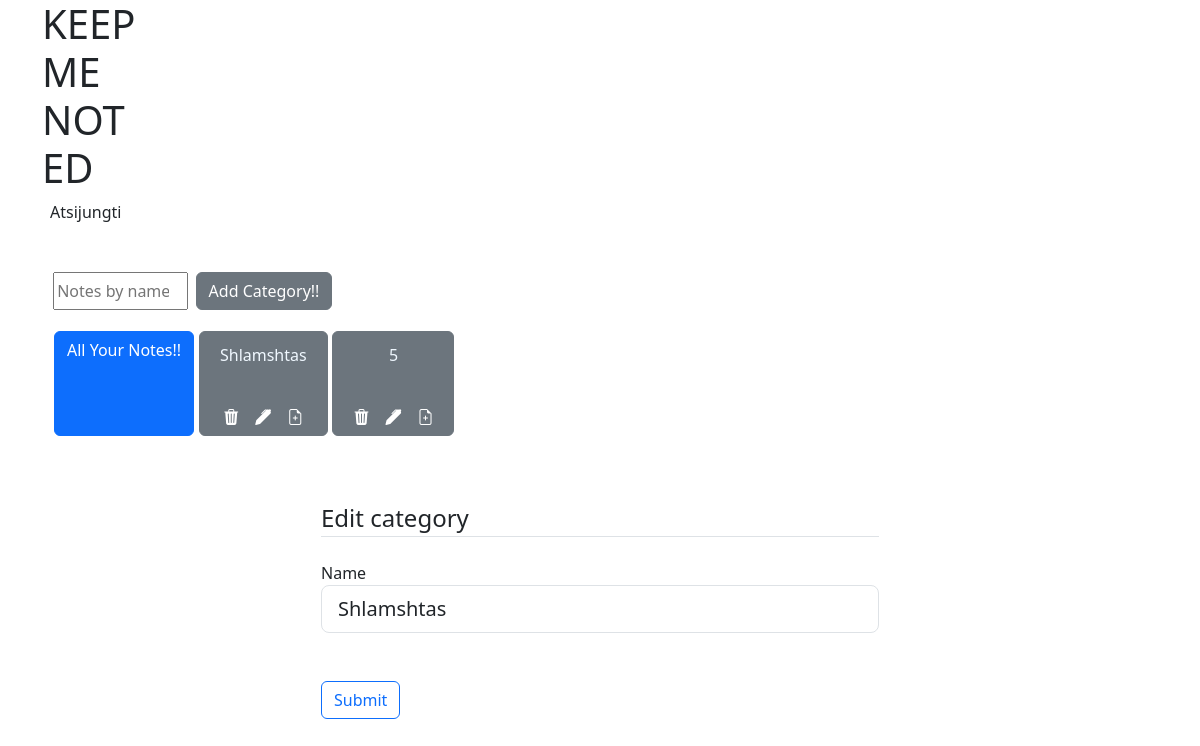
The app's page /edit/1 (signed in), older data.
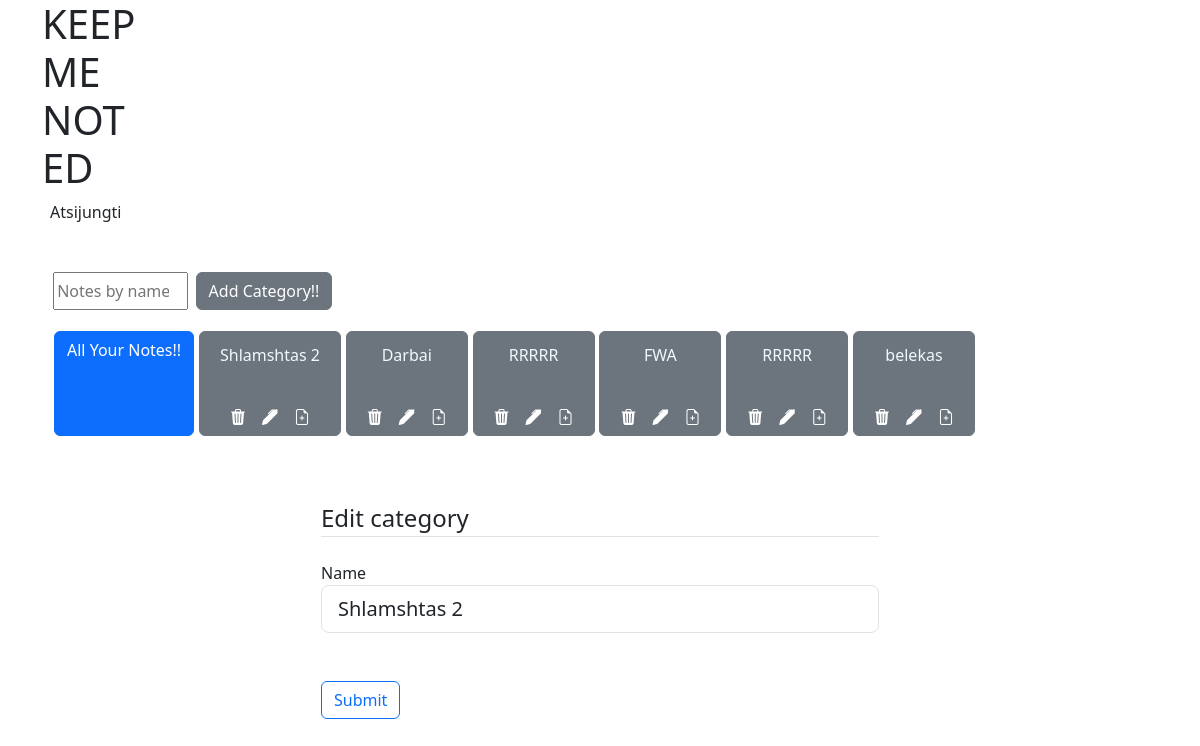
The same page, newer data.
### app/db_models/Category.py (models this page shows, shortened)
class Category(db.Model):
    __tablename__ = "categories"
    id = db.Column(db.Integer, primary_key=True)
    category_name = db.Column(db.String(50), nullable=False)
    notes = db.relationship("Note", backref="categories", cascade='all, delete')

### app/routes.py (the view)
@app.route('/edit/<int:id>', methods =['GET' , 'POST'])
@login_required
def edit_category(id):
    categories = Category.query.all()
    category = Category.query.get_or_404(id)
    form = AddCategoryForm()
    if form.validate_on_submit():
        category.category_name = form.name.data
        db.session.add(category)
        db.session.commit()
        print('category updated!!!!')
        return redirect(url_for('main'))
    form.name.data = category.category_name
    return render_template('edit_category.html' , form=form, categories=categories )

### app/forms.py
class AddCategoryForm(FlaskForm):
    name = StringField("Name", [DataRequired(),Length(max=50)],)
    submit = SubmitField('Submit')

class SearchForm(FlaskForm):
    searched = StringField("Searched", [DataRequired()])
    submit = SubmitField('Submit')

### app/routes.py (called while the page is built)
@login_manager.user_loader
def load_user(user_id):
    return User.query.get(user_id)

@app.context_processor
def base():
    form = SearchForm()
    return dict(form=form)

### app/templates/edit_category.html (shortened to what this page needs)
{% extends "main.html" %}
{% block content %}
            <div class="content-section; w-50 p-3; mx-auto pt-5" >
                <form method="POST" action="">
                   <fieldset class="form-group">
                       <legend class="border-bottom mb-4">Edit category</legend>
                       <div class="form-group">
                            {{ form.name.label(class="form-control-label") }}
                            {% if form.name.errors %}
                            {{ form.name(class="form-control form-control-lg is-invalid") }}
                            <div class="invalid-feedback">
                            {% for error in form.name.errors %}
                            <span>{{ error }}</span>
                            {% endfor %}
                            </div>
                            {% else %}
                            {{ form.name(class="form-control form-control-lg") }}
                            {% endif %}
                       </div>
                       <br>
                   </fieldset>
                         <br>
                   <div class="form-group" style="margin-bottom: 2rem;">
                      {{ form.submit(class="btn btn-outline-primary") }}
                   </div>
                </form>
            </div>
{% endblock content %}

### app/templates/main.html (shortened to what this page needs)
<!DOCTYPE html>
<html lang="en">
<head>
    <link href="https://cdn.jsdelivr.net/npm/bootstrap@5.3.0-alpha1/dist/css/bootstrap.min.css" rel="stylesheet"
 />
    <link rel="stylesheet" href="https://cdn.jsdelivr.net/npm/bootstrap-icons@1.10.3/font/bootstrap-icons.css">
</head>
<body>
  <div class="container">
    <h1 contenteditable="true" style="width: 100px;">KEEP ME NOTED</h1>
    {% if current_user.is_authenticated %}
    <li style="list-style:none; margin-right:3rem;">
      <a href="{{ url_for('logout') }}" class="nav-link px-2 ">Atsijungti</a>
    </li>
    {%endif%}
    <div class="content-section;  p-3; mx-auto pt-5" style="text-align: center; max-width: 30%;">
    </div>
    <div style="display: flex; padding: 0rem  0.7rem;margin-bottom: 1rem;" >
      <form method="POST" class = "d-flex" action="{{url_for('search')}}">
          <input class="form_control me-2"  type="search" placeholder="Notes by name" aria-label="Search" , name="searched" style="width: 8.4rem;">
      </form>
      <a class="btn btn-secondary" href="{{ url_for('add_category')}}" class="nav-link px-2 ">Add Category!!</a>
    </div>
    <div class="container d-flex justify-content-start  mb-3 flex-wrap" >
        <a class="btn btn-primary" href="{{ url_for('all_notes')}}" class="nav-link px-2 " style="margin: 0.3rem  0.3rem  0rem  0rem; ">All Your Notes!!</a>
        {% for category in categories %}
        <div class="btn btn-secondary" id= "category.id "style="margin: 0.3rem  0.3rem  0rem  0rem; ">
        <a href="{{ url_for('notes' , id = category.id )}}" style="margin: 0.3rem  0.3rem  0rem  0rem; width:10rem;
                          height: 5rem; word-wrap: break-word; text-decoration: none;">
            <h6 style="padding: 0.5rem; color: aliceblue; " >{{category['category_name']}}</h6>
        </a>
        <div style="display: flex; justify-content: center;">
          <a  href="{{ url_for('delete' , id = category.id) }}" class="nav-link px-2 ">
            <i class="bi bi-trash3-fill"></i>
          </a>
          <a href="{{ url_for('edit_category' , id = category.id )}}" class="nav-link px-2 ">
            <i class="bi bi-pen-fill"></i>
          </a>
          <a href="{{ url_for('noting' , id = category.id )}}" class="nav-link px-2 ">
            <i class="bi bi-file-earmark-plus"></i>
          </a>
        </div>
        </div>
        {% endfor %}
      </div>
        {% block content %}
        {% endblock %}
  </div>
</body>
</html>

Row changes from the older to the newer data that the page shows:
changed Category: category_name "Shlamshtas" → "Shlamshtas 2"
changed Category: category_name "5" → "Darbai"
added Category: category_name "RRRRR"
added Category: category_name "FWA"
added Category: category_name "RRRRR"
added Category: category_name "belekas"
Text that changed along with them:
form field name: "Shlamshtas" → "Shlamshtas 2"
